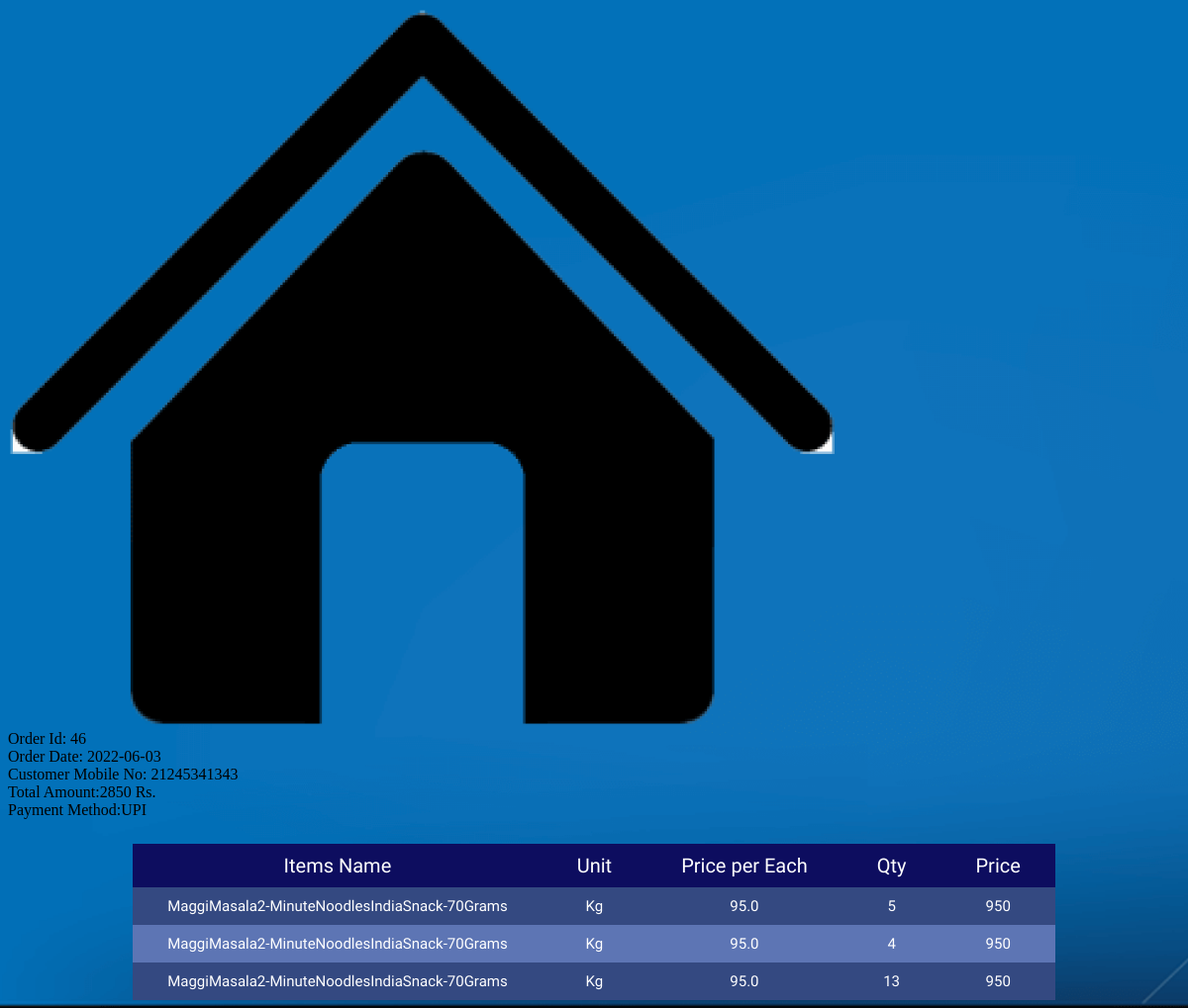
Screenshot of /orderitems with the database file from the repository.
### tables this page shows
CREATE TABLE "orders" (
	"order_id"	INTEGER NOT NULL,
	"Date"	date,
	"mobile_no"	BIGINT(10) DEFAULT NULL,
	"amount"	NUMERIC NOT NULL,
	"payment_type"	int NOT NULL DEFAULT NULL,
	CONSTRAINT "fk_payment_type" FOREIGN KEY("payment_type") REFERENCES "payment_method"("payment_type") ON UPDATE RESTRICT,
	PRIMARY KEY("order_id" AUTOINCREMENT)
);

CREATE TABLE `payment_method` (
  `payment_type` int NOT NULL,
  `payment_name` varchar(45) NOT NULL,
  PRIMARY KEY (`payment_type`)
  );

CREATE TABLE "Order_product" (
	"Order_id"	INTEGER NOT NULL,
	"product_name"	TEXT,
	"product_unit"	TEXT,
	"product_price"	REAL NOT NULL,
	"product_quntity"	INTEGER NOT NULL,
	"product_total"	INTEGER,
	"pid"	TEXT NOT NULL
);

### sever.py (the view)
@app.route("/orderitems")
def order_items():
    oid=46
    response = data_access.order_items(connection,oid)
    print(response)
    return render_template("order-items.html",data=response)

### data_access.py (called while the page is built)
def order_items(connection, oid):
    cursor = connection.cursor()
    query="SELECT orders.order_id, orders.date, orders.mobile_no, orders.amount, payment_method.payment_name FROM orders  inner join payment_method on orders.payment_type=payment_method.payment_type where order_id= %s"%(oid)
    print(query)
    cursor.execute(query)
    response=[]
    details= cursor.fetchone()
    query="select * from Order_product where Order_id=%s"%oid
    cursor.execute(query)
    response.append((details,cursor.fetchall()))
    return response

### templates/order-items.html (shortened to what this page needs)
<!DOCTYPE html>
<html lang="en">
<head>
     <link rel="stylesheet" href="../static/styles/orderitem.css">
</head>
<body class="background">
    <div class="upper-bar">
        <div>
            <a href="home" ><img src="{{ url_for('static',filename='images/home.png') }}" class="icon" alt="Home"></a>
        </div>
    </div>
    {% for item in data %}
           <div>
               Order Id: {{item[0][0]}}
               <br>
               Order Date: {{item[0][1]}}
               <br>
               Customer Mobile No: {{item[0][2]}}
               <br>
               Total Amount:{{item[0][3]}} Rs.
               <br>
               Payment Method:{{item[0][4]}}
            </div>
    {% endfor %}
    <table class="product-details">
            <tr class="header" height=40px>
                <td>Items Name</td>
                <td> Unit</td>
                <td>Price per Each</td>
                <td>Qty</td>
                <td>Price</td>
            </tr>
            {% for product in data[0][1] %}
                <tr class="table-content">
                    <td>{{product[1]}}</td>
                    <td>{{product[2]}}</td>
                    <td>{{product[3]}}</td>
                    <td>{{product[4]}}</td>
                    <td>{{product[5]}}</td>
                </tr>
            {% endfor %}
    </table>
</body>
</html>

### static/styles/orderitem.css (style rules this page uses)
.background { background: rgba(0,0,0,0.7) url(../images/table-bg.png); background-size: cover; min-height: 100vh; }
table { border-collapse: collapse; margin-top: 25px; text-align: center; display: flex; justify-content: center; }
table tr td { padding: 10px 35px; }
.header { background-color: rgb(13, 13, 95); font-size: 20px; font-family: 'Baloo Bhai', cursive; color: white; }
.table-content { font-size: 15px; font-family: 'Baloo Bhai', cursive; color: white; }
.table-content:nth-child(even) { background-color: #344981; }
.table-content:nth-child(odd) { background-color: #5d75b4; }

### rows the page displays
orders: order_id "46", Date "2022-06-03", mobile_no "21245341343", amount "2850", payment_name "UPI"
Order_product: product_name "MaggiMasala2-MinuteNoodlesIndiaSnack-70Grams", product_unit "Kg", product_price "95.0", product_quntity "5", product_total "950"
Order_product: product_name "MaggiMasala2-MinuteNoodlesIndiaSnack-70Grams", product_unit "Kg", product_price "95.0", product_quntity "4", product_total "950"
Order_product: product_name "MaggiMasala2-MinuteNoodlesIndiaSnack-70Grams", product_unit "Kg", product_price "95.0", product_quntity "13", product_total "950"
